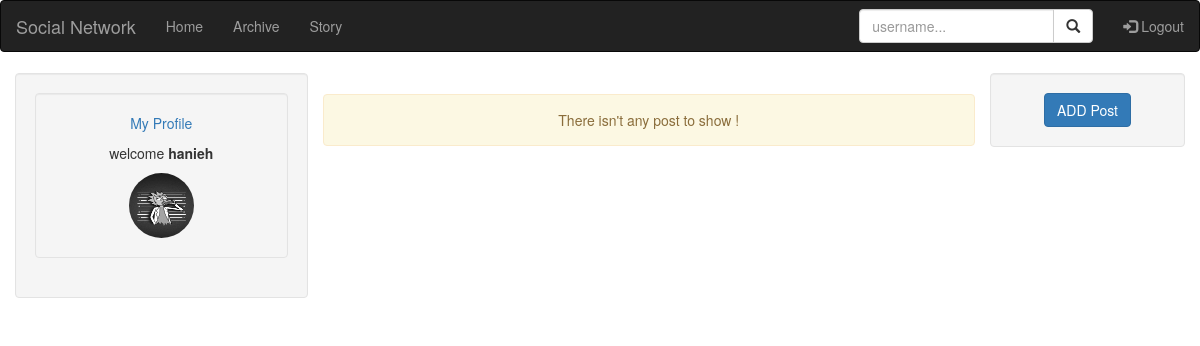
/archive (signed in), run on the app's committed database.
### accounts/models.py (models this page shows, shortened)
class User(AbstractUser):
    email = models.EmailField(unique=True)
    avatar = models.ImageField(upload_to='avatar/%Y/%m/%d')
    bio = models.CharField(max_length=100,blank=True)

### posts/views.py (the view)
# urls.py: path('archive',ArchievePost.as_view(),name='archive'),
class ArchievePost(LoginRequiredMixin,ListView):
    queryset = Post.objects.filter(status='d')
    template_name = 'posts/archive_post.html'
    paginate_by = 5

### templates/posts/archive_post.html (shortened to what this page needs)
{% extends 'base.html' %}
{% block content %}
<div class="container text-center">
  <div class="row">
  {% include 'partials/sidebar.html' %}
    <div class="col-sm-7">
      <div class="row">
        <div class="col-sm-12"></div>
      </div>
    {% if object_list %}
      {% for post in object_list %}
      <div class="row">
        <div class="col-sm-3">
          <div class="well">
           <p><a href="{% url 'accounts:profile' post.user.pk %}">{{post.user.username}}</a></p>
           {% if post.user.avatar %}
           <img src="{{post.user.avatar.url}}" class="img-circle" height="55" width="55" alt="Avatar">
           {% endif %}
          </div>
        </div>
        <div class="col-sm-9">
          <div class="col-sm-3 ">
            <br>
            <a href="{% url 'posts:detail-post' post.pk %}"><img src="{{post.image.url}}" alt="post" width="100" height="100"></a>
          </div>
          <div class="well">
            <p>{{post.description}}</p>
            <p>{{post.publish}}</p>
            {% if post.user == request.user %}
            <a href="{% url 'posts:update-post' post.pk %}" class="glyphicon glyphicon-pencil"></a>
            {% endif %}
            <a href="{% url 'posts:like' post.pk %}" class="glyphicon glyphicon-thumbs-up">{{post.like.count}}</a>
          </div>
        </div>
      </div>
      {% endfor %}
{% if page_obj.has_other_pages %}
<div class="row">
  <div class="col-sm-12 col-md-5">
  </div>
  <div class="col-sm-12 col-md-7">
    <div class="dataTables_paginate paging_simple_numbers" id="dataTable_paginate">
      <ul class="pagination">
        {% if page_obj.has_previous %}
        <li class="paginate_button page-item previous " id="dataTable_previous">
          <a href="{% url 'posts:archive' page_obj.previous_page_number %}" aria-controls="dataTable" data-dt-idx="0" tabindex="0" class="page-link">Previous</a>
        </li>
        {% else %}
        <li class="paginate_button page-item previous disabled" id="dataTable_previous">
          <a  aria-controls="dataTable" data-dt-idx="0" tabindex="0" class="page-link">Previous</a>
        </li>
        {% endif %}
       {% for i in page_obj.paginator.page_range %}
        {% if page_obj.number == i %}
        <li class="paginate_button page-item active">
          <a href="#" aria-controls="dataTable" data-dt-idx="1" tabindex="0" class="page-link">{{i}}</a>
        </li>
        {% else %}
        <li class="paginate_button page-item ">
          <a href="{% url 'posts:archive' i %}" aria-controls="dataTable" data-dt-idx="1" tabindex="0" class="page-link">{{i}}</a>
        </li>
        {% endif %}
       {% endfor %}
        {% if page_obj.has_next %}
        <li class="paginate_button page-item next" id="dataTable_next">
          <a href="{% url 'posts:archive' page_obj.next_page_number %}" aria-controls="dataTable" data-dt-idx="7" tabindex="0" class="page-link">Next</a>
        </li>
        {% else %}
        <li class="paginate_button page-item next disabled" id="dataTable_next">
          <a aria-controls="dataTable" data-dt-idx="7" tabindex="0" class="page-link">Next</a>
        </li>
        {% endif %}
      </ul>
    </div>
  </div>
</div>
{% endif %}
    {% else %}
    <br>
    <div class="alert alert-warning" role="alert">
      There isn't any post to show !
    </div>
    {% endif %}
    </div>
    <div class="col-sm-2 well">
      <div class="row">
        <a href="{% url 'posts:create-post' %}" class="btn btn-primary">ADD Post</a>
      </div>
    </div>
  </div>
</div>
{% endblock %}

### templates/partials/sidebar.html
  <div class="col-sm-3 well">
    <div class="well">
      {% if user.is_authenticated %}
      <p><a href="{% url 'accounts:profile' user.pk %}">My Profile</a></p>
      <p>welcome <b>{{user.username}}</b></p>
      {% if user.avatar %}
      <img src="{{user.avatar.url}}" class="img-circle" height="65" width="65" alt="Avatar">
      {% endif %}
      {% endif %}
    </div>
  </div>

### data on the page
User: username "hanieh", avatar (picture)
